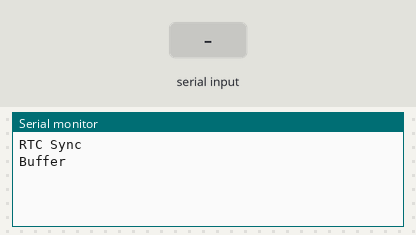
Bench run of a sketch on a simulated Arduino Uno, built with avr-gcc and run on an emulated ATmega328P. On the bench: the last lines printed to the serial monitor. The inputs (shaded band) are chosen by the test bench. The local clock reads 2024-03-15 10:24:30 at power-on unless the sketch sets it.

Above: at 4.2 s.
4.3 s: "$" received over Serial
At 6.1 s:
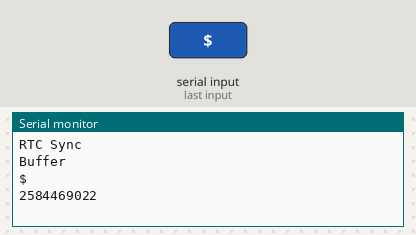
6.8 s: "90,45\n" received over Serial
At 7.7 s:
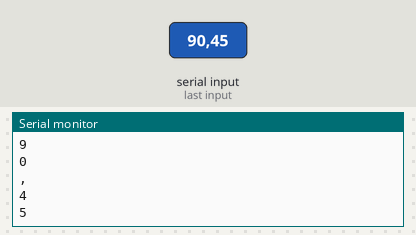
Timing chart, 0 to 9.8 s (numbered marks = the images above; inputs shaded):
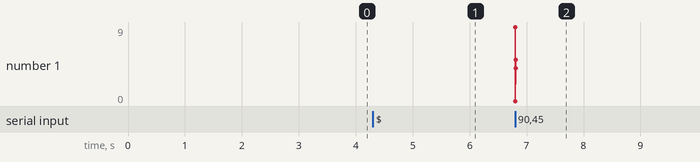

Measured:
- after the input at 4.3 s, the serial monitor: prints a new line at once (image 1)
- after the input at 6.8 s, the serial monitor: prints a new line at once (image 2)

The sketch:

sketch_may25a.ino
```cpp
#include <DS3232RTC.h>      // https://github.com/JChristensen/DS3232RTC
#include <Streaming.h>      // http://arduiniana.org/libraries/streaming/

void setup() {
  // put your setup code here, to run once:
  Serial.begin(9600);
  // setSyncProvider() causes the Time library to synchronize with the
  // external RTC by calling RTC.get() every five minutes by default.
  setSyncProvider(RTC.get);
  Serial << F("RTC Sync");
  if (timeStatus() != timeSet) Serial << F(" FAIL!");
  Serial << endl;
  Serial << "Buffer ";
  while(Serial.available()) Serial << Serial.read();
  Serial << endl;
  delay(3000);

}

void loop() {
  // put your main code here, to run repeatedly:
  time_t t;

  t = now();
  if (Serial.available()) {
    char ch = Serial.read();
    Serial << ch << endl;
    if (ch == '$') {
      time_t st;
      st = Serial.parseInt();
      Serial << (st-t) << endl;
    }
  }
}
```
